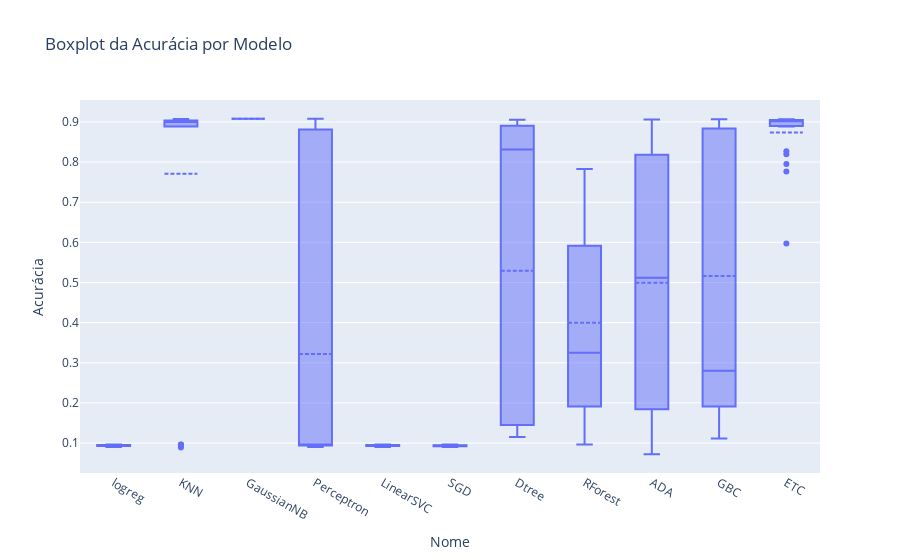
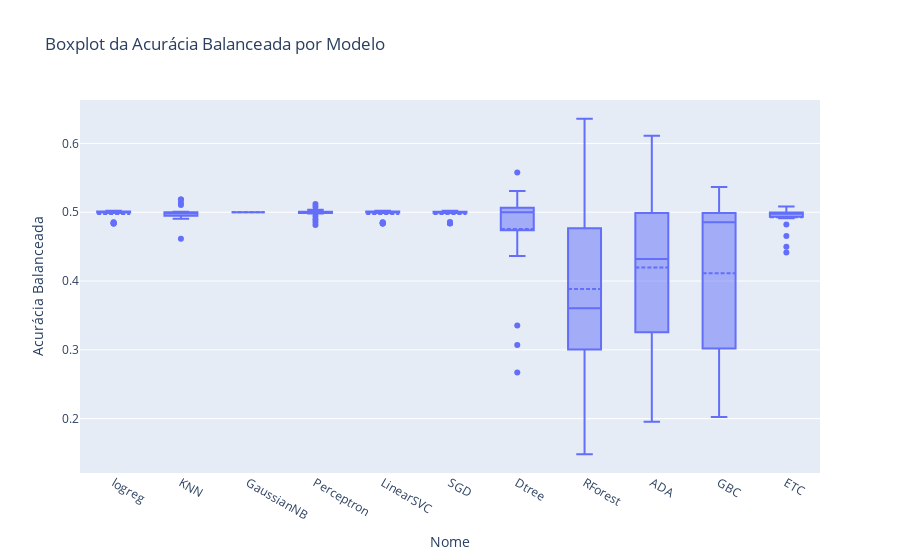
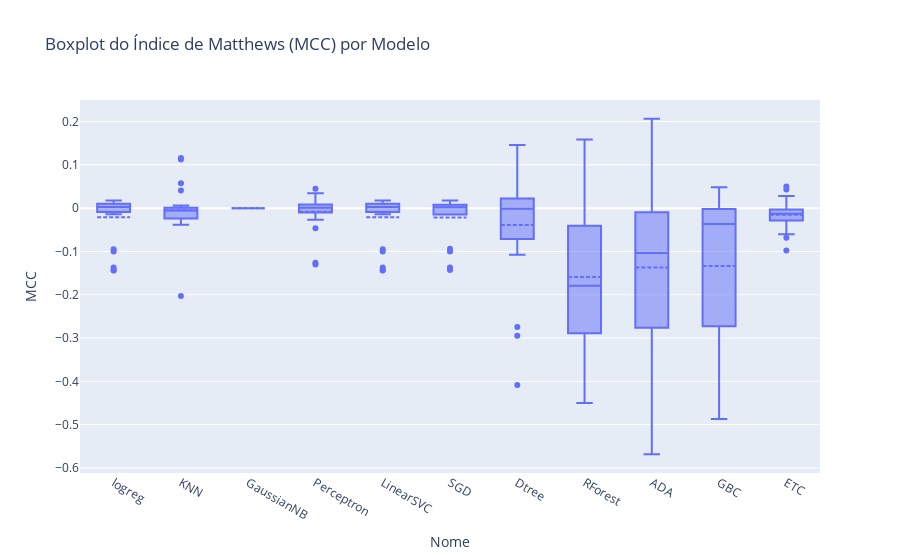
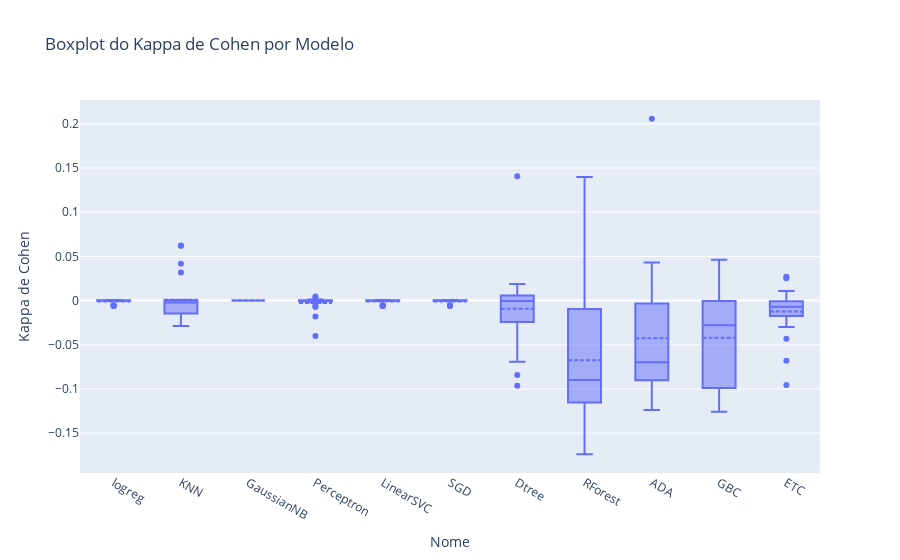

Source (notebook cell) for these figures, in order:
### Code cell
import plotly.express as px
import pandas as pd

# Converter a lista de resultados em um DataFrame
df_resultados = pd.DataFrame(resultados)

# Criar gráficos de boxplot para as métricas
fig_acuracia = px.box(df_resultados, x='Nome', y='Acurácia', title='Boxplot da Acurácia por Modelo')
fig_acuracia.update_traces(boxmean=True)

fig_acuracia_balanceada = px.box(df_resultados, x='Nome', y='Acurácia Balanceada', title='Boxplot da Acurácia Balanceada por Modelo')
fig_acuracia_balanceada.update_traces(boxmean=True)

fig_mcc = px.box(df_resultados, x='Nome', y='MCC', title='Boxplot do Índice de Matthews (MCC) por Modelo')
fig_mcc.update_traces(boxmean=True)

fig_kappa = px.box(df_resultados, x='Nome', y='Kappa de Cohen', title='Boxplot do Kappa de Cohen por Modelo')
fig_kappa.update_traces(boxmean=True)

# Exibir os gráficos
fig_acuracia.show()
fig_acuracia_balanceada.show()
fig_mcc.show()
fig_kappa.show()

### Figure 1 — Plotly figure (JSON) as saved in the notebook; plotly's stock layout.template omitted (floating-point values rounded to 4 significant figures; data arrays with more than 128 entries replaced by an {"elided": "..."} marker saying what was removed)
{"data": [{"alignmentgroup": "True", "boxmean": true, "hovertemplate": "Nome=%{x}<br>Acurácia=%{y}<extra></extra>", "legendgroup": "", "marker": {"color": "#636efa"}, "name": "", "notched": false, "offsetgroup": "", "orientation": "v", "showlegend": false, "type": "box", "x": {"elided": "275 str values"}, "x0": " ", "xaxis": "x", "y": {"elided": "275 float values"}, "y0": " ", "yaxis": "y"}], "layout": {"boxmode": "group", "legend": {"tracegroupgap": 0}, "title": {"text": "Boxplot da Acurácia por Modelo"}, "xaxis": {"anchor": "y", "domain": [0, 1], "title": {"text": "Nome"}}, "yaxis": {"anchor": "x", "domain": [0, 1], "title": {"text": "Acurácia"}}}}

### Figure 2 — Plotly figure (JSON) as saved in the notebook; plotly's stock layout.template omitted (floating-point values rounded to 4 significant figures; data arrays with more than 128 entries replaced by an {"elided": "..."} marker saying what was removed)
{"data": [{"alignmentgroup": "True", "boxmean": true, "hovertemplate": "Nome=%{x}<br>Acurácia Balanceada=%{y}<extra></extra>", "legendgroup": "", "marker": {"color": "#636efa"}, "name": "", "notched": false, "offsetgroup": "", "orientation": "v", "showlegend": false, "type": "box", "x": {"elided": "275 str values"}, "x0": " ", "xaxis": "x", "y": {"elided": "275 float values"}, "y0": " ", "yaxis": "y"}], "layout": {"boxmode": "group", "legend": {"tracegroupgap": 0}, "title": {"text": "Boxplot da Acurácia Balanceada por Modelo"}, "xaxis": {"anchor": "y", "domain": [0, 1], "title": {"text": "Nome"}}, "yaxis": {"anchor": "x", "domain": [0, 1], "title": {"text": "Acurácia Balanceada"}}}}

### Figure 3 — Plotly figure (JSON) as saved in the notebook; plotly's stock layout.template omitted (floating-point values rounded to 4 significant figures; data arrays with more than 128 entries replaced by an {"elided": "..."} marker saying what was removed)
{"data": [{"alignmentgroup": "True", "boxmean": true, "hovertemplate": "Nome=%{x}<br>MCC=%{y}<extra></extra>", "legendgroup": "", "marker": {"color": "#636efa"}, "name": "", "notched": false, "offsetgroup": "", "orientation": "v", "showlegend": false, "type": "box", "x": {"elided": "275 str values"}, "x0": " ", "xaxis": "x", "y": {"elided": "275 float values"}, "y0": " ", "yaxis": "y"}], "layout": {"boxmode": "group", "legend": {"tracegroupgap": 0}, "title": {"text": "Boxplot do Índice de Matthews (MCC) por Modelo"}, "xaxis": {"anchor": "y", "domain": [0, 1], "title": {"text": "Nome"}}, "yaxis": {"anchor": "x", "domain": [0, 1], "title": {"text": "MCC"}}}}

### Figure 4 — Plotly figure (JSON) as saved in the notebook; plotly's stock layout.template omitted (floating-point values rounded to 4 significant figures; data arrays with more than 128 entries replaced by an {"elided": "..."} marker saying what was removed)
{"data": [{"alignmentgroup": "True", "boxmean": true, "hovertemplate": "Nome=%{x}<br>Kappa de Cohen=%{y}<extra></extra>", "legendgroup": "", "marker": {"color": "#636efa"}, "name": "", "notched": false, "offsetgroup": "", "orientation": "v", "showlegend": false, "type": "box", "x": {"elided": "275 str values"}, "x0": " ", "xaxis": "x", "y": {"elided": "275 float values"}, "y0": " ", "yaxis": "y"}], "layout": {"boxmode": "group", "legend": {"tracegroupgap": 0}, "title": {"text": "Boxplot do Kappa de Cohen por Modelo"}, "xaxis": {"anchor": "y", "domain": [0, 1], "title": {"text": "Nome"}}, "yaxis": {"anchor": "x", "domain": [0, 1], "title": {"text": "Kappa de Cohen"}}}}
